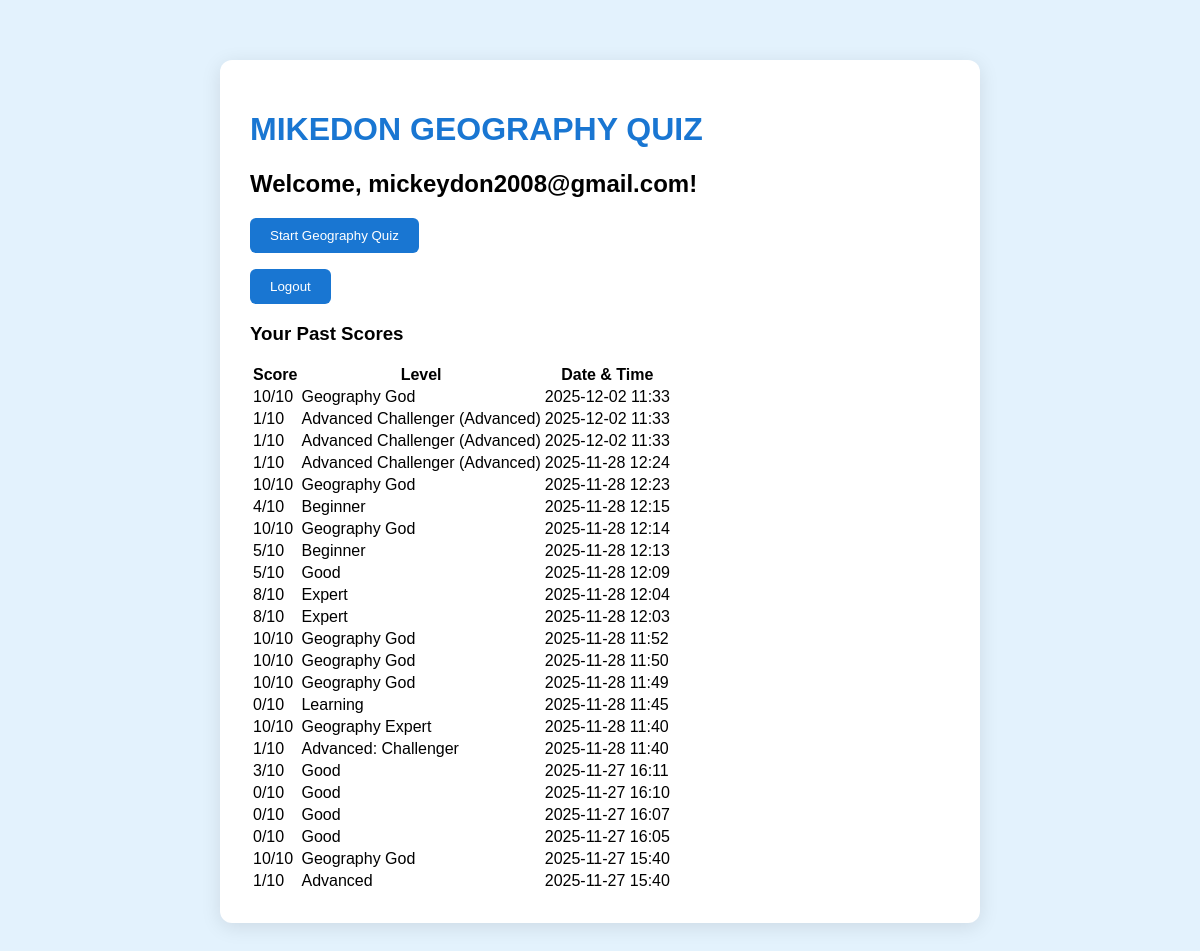
Page /userhome (signed in) on the committed database.
### tables this page shows
CREATE TABLE records (
                 id INTEGER PRIMARY KEY AUTOINCREMENT,
                 user_id INTEGER,
                 score INTEGER,
                 level TEXT,
                 timestamp TEXT);

### app.py (the view)
@app.route('/userhome')
def user_home():
    if 'user_id' not in session:
        return redirect(url_for('login'))
    conn = sqlite3.connect('database.db')
    c = conn.cursor()
    c.execute("SELECT score, level, timestamp FROM records WHERE user_id=? ORDER BY timestamp DESC", (session['user_id'],))
    records = c.fetchall()
    conn.close()
    return render_template('userHome.html', username=session['username'], records=records)

### Templates/userHome.html (shortened to what this page needs)
<!DOCTYPE html>
<html>
<head>
    <link rel="stylesheet" href="/static/styles.css">
</head>
<body>
<div class="box">
    <h1>MIKEDON GEOGRAPHY QUIZ</h1>
    <h2>Welcome, {{ username }}!</h2>
    <p><a href="/collectingdata"><button>Start Geography Quiz</button></a></p>
    <p><a href="/logout"><button>Logout</button></a></p>
    {% if records %}
    <h3>Your Past Scores</h3>
    <table>
        <tr>
            <th>Score</th>
            <th>Level</th>
            <th>Date & Time</th>
        </tr>
        {% for r in records %}
        <tr>
            <td>{{ r[0] }}/10</td>
            <td>{{ r[1] }}</td>
            <td>{{ r[2] }}</td>
        </tr>
        {% endfor %}
    </table>
    {% else %}
    <p>No quiz taken yet. Start now!</p>
    {% endif %}
</div>
</body>
</html>

### Static/styles.css (style rules this page uses)
body { font-family: Arial, sans-serif; background: #e3f2fd; margin: 0; padding: 20px; }
.box { max-width: 700px; margin: 40px auto; padding: 30px; background: white; border-radius: 12px; box-shadow: 0 4px 20px rgba(0,0,0,0.1); }
h1 { color: #1976d2; }
button { background: #1976d2; color: white; padding: 10px 20px; border: none; border-radius: 6px; cursor: pointer; }

### rows in the picture
records: score "10", level "Geography God", timestamp "2025-12-02 11:33"
records: score "1", level "Advanced Challenger (Advanced)", timestamp "2025-12-02 11:33"
records: score "1", level "Advanced Challenger (Advanced)", timestamp "2025-12-02 11:33"
records: score "1", level "Advanced Challenger (Advanced)", timestamp "2025-11-28 12:24"
records: score "10", level "Geography God", timestamp "2025-11-28 12:23"
records: score "4", level "Beginner", timestamp "2025-11-28 12:15"
records: score "10", level "Geography God", timestamp "2025-11-28 12:14"
records: score "5", level "Beginner", timestamp "2025-11-28 12:13"
records: score "5", level "Good", timestamp "2025-11-28 12:09"
records: score "8", level "Expert", timestamp "2025-11-28 12:04"
records: score "8", level "Expert", timestamp "2025-11-28 12:03"
records: score "10", level "Geography God", timestamp "2025-11-28 11:52"
records: score "10", level "Geography God", timestamp "2025-11-28 11:50"
records: score "10", level "Geography God", timestamp "2025-11-28 11:49"
records: score "0", level "Learning", timestamp "2025-11-28 11:45"
records: score "10", level "Geography Expert", timestamp "2025-11-28 11:40"
records: score "1", level "Advanced: Challenger", timestamp "2025-11-28 11:40"
records: score "3", level "Good", timestamp "2025-11-27 16:11"
records: score "0", level "Good", timestamp "2025-11-27 16:10"
records: score "0", level "Good", timestamp "2025-11-27 16:07"
records: score "0", level "Good", timestamp "2025-11-27 16:05"
records: score "10", level "Geography God", timestamp "2025-11-27 15:40"
records: score "1", level "Advanced", timestamp "2025-11-27 15:40"

### other values in the picture
{{ username }} "mickeydon2008@gmail.com"
